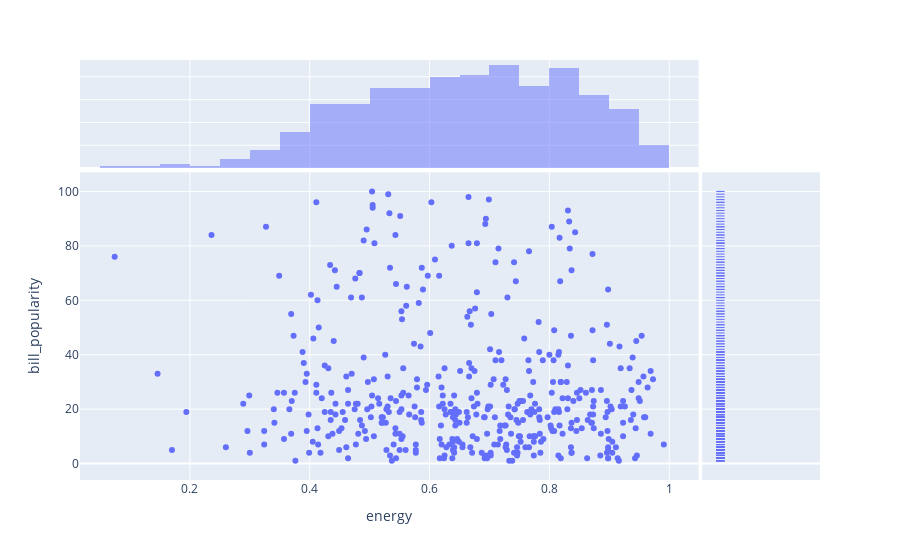

This figure's notebook cell:
### Code cell
fig = px.scatter(df_99, x='energy', y='bill_popularity', marginal_x='histogram', marginal_y='rug')
fig.show()

### Figure 1 — Plotly figure (JSON) as saved in the notebook; plotly's stock layout.template omitted (floating-point values rounded to 4 significant figures; data arrays with more than 128 entries replaced by an {"elided": "..."} marker saying what was removed)
{"data": [{"hovertemplate": "energy=%{x}<br>bill_popularity=%{y}<extra></extra>", "legendgroup": "", "marker": {"color": "#636efa", "symbol": "circle"}, "mode": "markers", "name": "", "orientation": "v", "showlegend": false, "type": "scatter", "x": {"elided": "434 float values"}, "xaxis": "x", "y": {"elided": "434 int values"}, "yaxis": "y"}, {"alignmentgroup": "True", "bingroup": "x", "hovertemplate": "energy=%{x}<br>count=%{y}<extra></extra>", "legendgroup": "", "marker": {"color": "#636efa"}, "name": "", "offsetgroup": "", "opacity": 0.5, "showlegend": false, "type": "histogram", "x": {"elided": "434 float values"}, "xaxis": "x3", "yaxis": "y3"}, {"alignmentgroup": "True", "boxpoints": "all", "fillcolor": "rgba(255,255,255,0)", "hoveron": "points", "hovertemplate": "bill_popularity=%{y}<extra></extra>", "jitter": 0, "legendgroup": "", "line": {"color": "rgba(255,255,255,0)"}, "marker": {"color": "#636efa", "symbol": "line-ew-open"}, "name": "", "offsetgroup": "", "showlegend": false, "type": "box", "xaxis": "x2", "y": {"elided": "434 int values"}, "yaxis": "y2"}], "layout": {"barmode": "overlay", "legend": {"tracegroupgap": 0}, "margin": {"t": 60}, "xaxis": {"anchor": "y", "domain": [0, 0.8358], "title": {"text": "energy"}}, "xaxis2": {"anchor": "y2", "domain": [0.8408, 1], "matches": "x2", "showgrid": false, "showline": false, "showticklabels": false, "ticks": ""}, "xaxis3": {"anchor": "y3", "domain": [0, 0.8358], "matches": "x", "showgrid": true, "showticklabels": false}, "xaxis4": {"anchor": "y4", "domain": [0.8408, 1], "matches": "x2", "showgrid": false, "showline": false, "showticklabels": false, "ticks": ""}, "yaxis": {"anchor": "x", "domain": [0, 0.7326], "title": {"text": "bill_popularity"}}, "yaxis2": {"anchor": "x2", "domain": [0, 0.7326], "matches": "y", "showgrid": true, "showticklabels": false}, "yaxis3": {"anchor": "x3", "domain": [0.7426, 1], "matches": "y3", "showgrid": true, "showline": false, "showticklabels": false, "ticks": ""}, "yaxis4": {"anchor": "x4", "domain": [0.7426, 1], "matches": "y3", "showgrid": true, "showline": false, "showticklabels": false, "ticks": ""}}}
